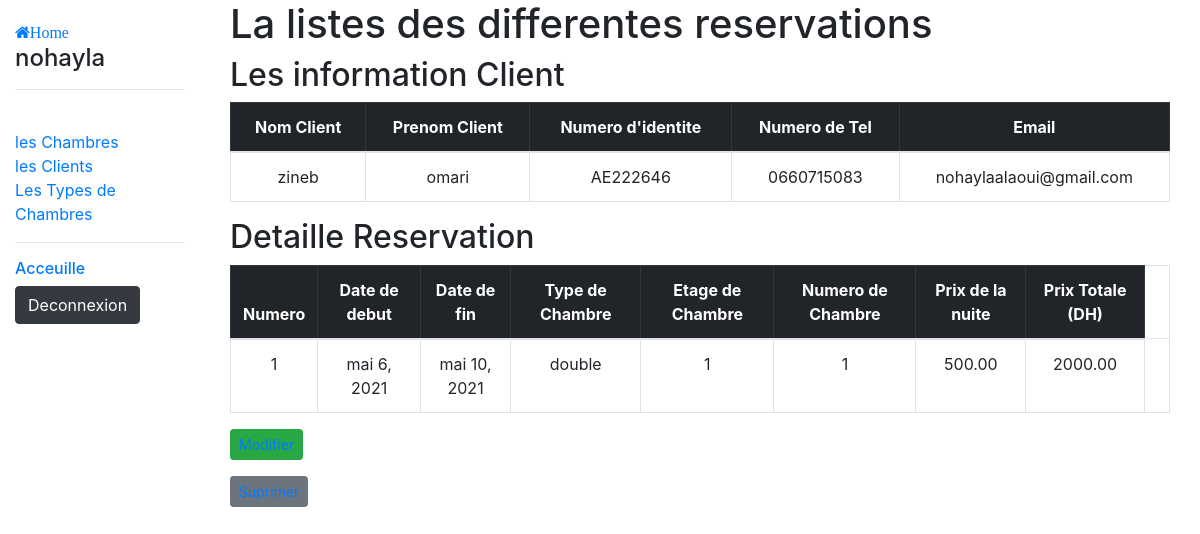
Page /GestionHotel/1/reservation (signed in) on the committed database.
### GestionHotel/models.py (models this page shows, shortened)
class Employee(AbstractUser):
    first_name = models.CharField(max_length=100)
    last_name = models.CharField(max_length=100)
    phone_number = PhoneField(blank=True, help_text='numero de telephone')
    email_employee = models.EmailField(blank=True, null=True)

class Reservation(models.Model):
    id_reservation = models.BigAutoField(primary_key=True)
    start_date = models.DateField(auto_now=False, auto_now_add=False)
    end_date = models.DateField(auto_now=False, auto_now_add=False)
    client_id = models.ForeignKey(Client, on_delete=models.CASCADE)
    chambre_id = models.ForeignKey(Chamber, on_delete=models.CASCADE)
    class Meta:
        ordering = ['-end_date']
    @property
    def days(self):
        return (self.end_date - self.start_date).days

class Client(models.Model):
    SEX = (
        ('M', 'Male'),
        ('F', 'Female'),
    )
    ID = (
        ('PS', 'Passport'),
        ('IC', 'Identity Card'),
    )
    first_name = models.CharField(max_length=60)
    last_name = models.CharField(max_length=60)
    sex = models.CharField(max_length=1, choices=SEX)
    birth_date = models.DateField(auto_now=False, auto_now_add=False)
    phone_number = PhoneField(blank=True, help_text='numero de telephone') #par pip instal phonefield
    email_client = models.EmailField(blank=True, null=True)
    identificator_type = models.CharField(max_length=2, choices=ID)
    id_number = models.CharField(max_length=10, unique=True)
    class Meta:
        ordering = ['last_name']

class Chamber(models.Model):
    chamber_number = models.IntegerField()
    chamber_type = models.ForeignKey(ChamberType, on_delete=models.CASCADE)
    chamber_stage = models.IntegerField()
    chamber_phone = PhoneField(blank=True, help_text='numero de telephone de la chambre')
    chamber_reserved = models.BooleanField(null=True, default=False)
    chamber_cleaned = models.BooleanField(null=True, default=True)
    class Meta:
        ordering = ['chamber_stage','chamber_number']

class ChamberType(models.Model):
    type_name = models.CharField(max_length=60)
    type_price = models.DecimalField(max_digits=6, decimal_places=2)
    class Meta:
        ordering = ['type_name']
    def __str__(self):
        return self.type_name

### GestionHotel/views.py (the view)
# urls.py: path('<int:pk>/reservation', views.ReservationsDetailView.as_view(), name='reservation-detail'),
class ReservationsDetailView(LoginRequiredMixin, DetailView):
    model = Reservation

### GestionHotel/templates/GestionHotel/reservation_detail.html (shortened to what this page needs)
{% extends "base_generic.html" %}
{% load mathfilters %}
    {% block content %}
    <div class="container">
    <h1>La listes des differentes reservations </h1>
        <h2>Les information Client</h2>
        <table border="2" class="table text-center table-hover table-bordered caption-top">
          <thead class="table-dark">
            <tr>
              <th> Nom Client </th>
              <th> Prenom Client </th>
              <th> Numero d'identite </th>
              <th> Numero de Tel</th>
              <th> Email </th>
            </tr>
          </thead>
          <tbody>
            <tr>
              <td>{{reservation.client_id.first_name}}</td>
              <td>{{reservation.client_id.last_name}}</td>
              <td>{{reservation.client_id.id_number}}</td>
              <td>{{reservation.client_id.phone_number}}</td>
              <td>{{reservation.client_id.email_client}}</td>
            </tr>
          </tbody>
        </table>
        <h2>Detaille Reservation</h2>
          <table border="2" class="table text-center table-hover table-bordered caption-top">
            <thead class="table-dark">
              <tr>
                <th> Numero </th>
                <th> Date de debut </th>
                <th> Date de fin </th>
                <th> Type de Chambre </th>
                <th> Etage de Chambre </th>
                <th> Numero de Chambre </th>
                <th> Prix de la nuite </th>
                <th> Prix Totale (DH) </th>
              </tr>
            </thead>
            <tbody>
              <tr>
                <td>{{reservation.id_reservation}}</td>
                <td>{{reservation.start_date}}</td>
                <td>{{reservation.end_date}}</td>
                <td>{{reservation.chambre_id.chamber_type}}</td>
                <td>{{reservation.chambre_id.chamber_stage}}</td>
                <td>{{reservation.chambre_id.chamber_number}}</td>
                <td>{{reservation.chambre_id.chamber_type.type_price}}</td>
                <td>{{reservation.days|mul:reservation.chambre_id.chamber_type.type_price}}</td>
                <td colspan="2">   </td>
              </tr>
            </tbody>
          </table>
          <p> <button class="btn btn-success btn-sm" type="button" name="button"><a href=" {% url 'GestionHotel:reservation-update' reservation.id_reservation %} ">Modifier</a></button>
          </p>
          <p> <button class="btn btn-secondary btn-sm" type="button" name="button"><a href=" {% url 'GestionHotel:reservation-delete' reservation.id_reservation %} ">Suprimer</a></button>
          </p>
{% endblock content %}

### GestionHotel/templates/base_generic.html (shortened to what this page needs)
<!DOCTYPE html>
<html lang="fr">
<head>
  <link rel="stylesheet" href="https://stackpath.bootstrapcdn.com/bootstrap/4.1.3/css/bootstrap.min.css">
  <link rel="stylesheet" href="https://cdnjs.cloudflare.com/ajax/libs/font-awesome/4.7.0/css/font-awesome.min.css">
  {% load static %}
  <link rel="stylesheet" href="{% static 'css/styles.css' %}">
</head>
<body>
  <div class="container-fluid">
    <div class="row">
      <div class="col-sm-2">
          {% block sidebar %}
           <ul class="sidebar-nav">
               <li><a href="{% url 'GestionHotel:home' %}"><i class="fa fa-home">Home</i></a></li>
               <h4>{{ user.username }}</h4>
               <hr><br>
               <li><a href="{% url 'GestionHotel:all-chambers' %}">les Chambres</a></li>
               <li><a href="{% url 'GestionHotel:all-clients' %}">les Clients</a></li>
               <li><a href="{% url 'GestionHotel:all-chambertypes' %}">Les Types de Chambres </a></li>
           </ul>
           <strong> <hr> </strong>
           <h6> <a href="{% url 'GestionHotel:index' %}">Acceuille</a> </h6>
           <h6> <strong> <a  class="btn btn-dark" href="{% url 'logout' %}"> Deconnexion</a> </strong> </h6>
          {% endblock %}
      </div>
         <div class="col-sm-10 ">
             {% block content %}
             {% endblock %}
         </div>
    </div>
  </div>
</body>
</html>

### GestionHotel/static/css/styles.css (style rules this page uses)
.sidebar-nav { margin-top: 20px; padding: 0; list-style: none; }

### rows in the picture
Employee: username "nohayla"
Reservation: client_id.first_name "zineb", client_id.last_name "omari", client_id.id_number "AE222646", client_id.phone_number "0660715083", client_id.email_client "nohaylaalaoui@gmail.com", id_reservation "1", start_date "mai 6, 2021", end_date "mai 10, 2021", chambre_id.chamber_type "double", chambre_id.chamber_stage "1", chambre_id.chamber_number "1", chambre_id.chamber_type.type_price "500.00", days|mul "2000.00"
